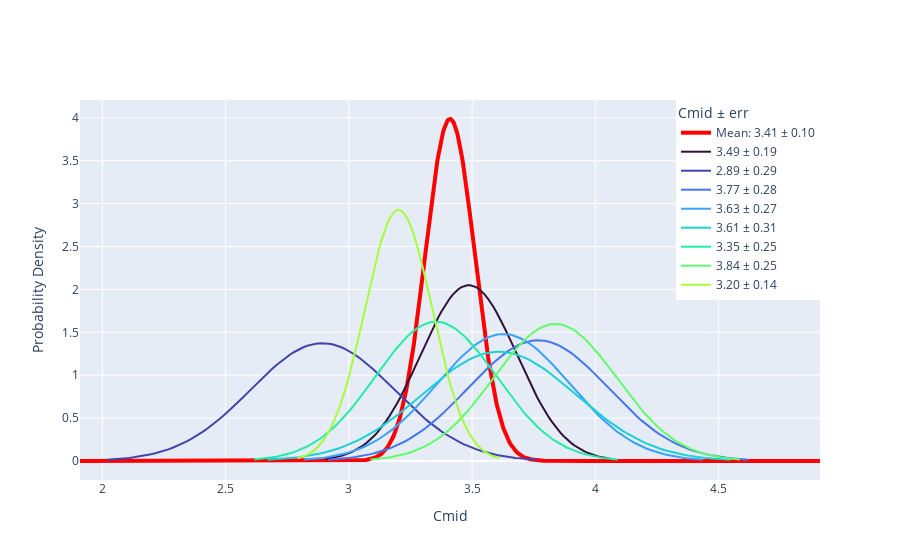

The cell this chart's notebook holds for it:
### Code cell
from scipy.stats import norm

colors = px.colors.sequential.Turbo

fig = go.Figure()

x = np.linspace(mean_Cmid - 15 * mean_Cmid_err, mean_Cmid + 15 * mean_Cmid_err, 1000)
y = norm.pdf(x, mean_Cmid, mean_Cmid_err)
fig.add_trace(go.Scatter(
        x=x,
        y=y,
        mode='lines',
        name=f'Mean: {mean_Cmid:.2f} ± {mean_Cmid_err:.2f}',
        line=dict(color='red', width=4),
    ))

for i, [c, e] in enumerate(zip(Cmid_values, Cmid_errors)):
    x = np.linspace(c - 3 * e, c + 3 * e, 100)
    y = norm.pdf(x, c, e)
    fig.add_trace(go.Scatter(
        x=x,
        y=y,
        mode='lines',
        name=f'{c:.2f} ± {e:.2f}',
        line=dict(color=colors[i % len(colors)], width=2),
    ))

fig.update_layout(
    xaxis_title='Cmid',
    yaxis_title='Probability Density',
    legend_title='Cmid ± err',
    legend=dict(
        x=1,
        y=1,
        xanchor='right',
        yanchor='top'
    )
)

fig.write_image('./images/gauss_Cmid.png')
fig.write_html('./html/gauss_Cmid.html')
fig.show()
